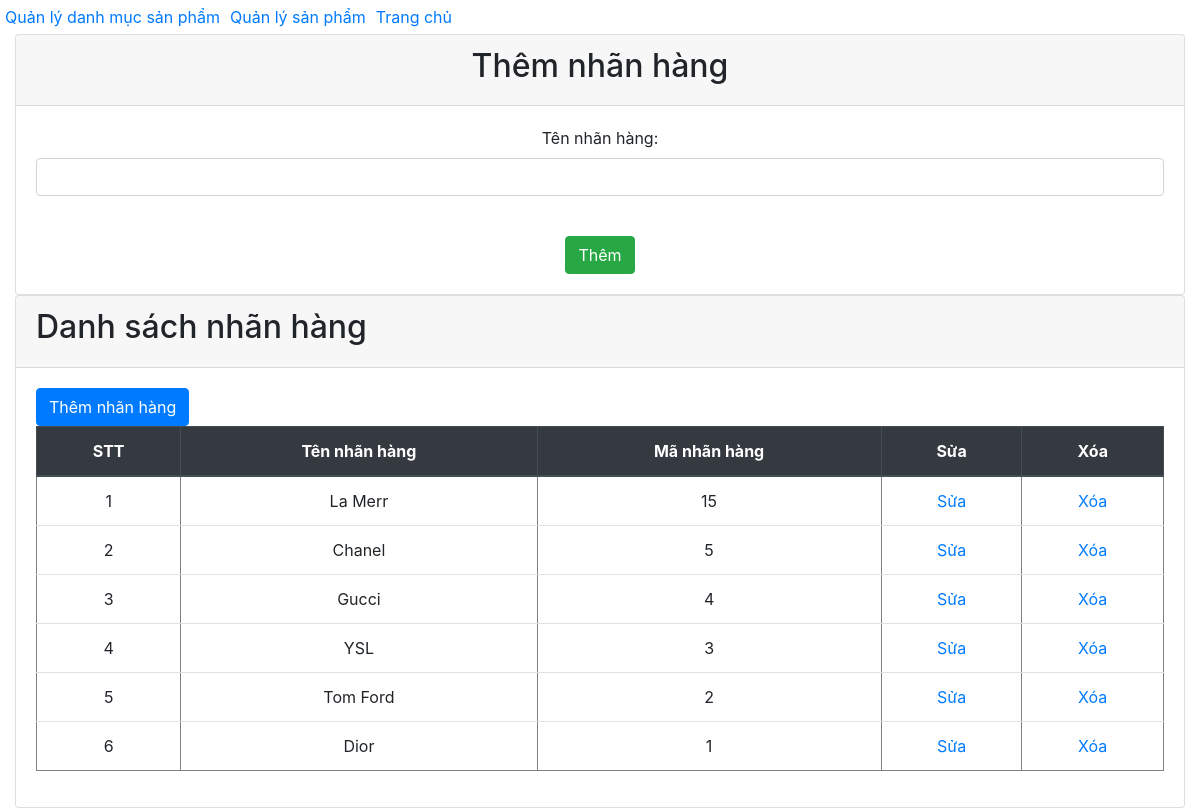
Page /admin/index.php?action=quanlydanhmucsanpham&query=them on the committed database.
### tables this page shows
CREATE TABLE IF NOT EXISTS `brands` (
`brand_id` int(5) NOT NULL,
  `brand_name` varchar(30) NOT NULL
);

### admin/modules/quanlydanhmucsp/lietke.php (the view, shortened to what this page needs)
<?php
	$sql_lietke_danhmucsp = "SELECT * FROM brands order by brand_id DESC";
	$query_lietke_danhmucsp = mysqli_query($mysqli,$sql_lietke_danhmucsp);
?>
<div class="container-fluid">
	<div class="card">
		<div class="card-header">
			<h2>Danh sách nhãn hàng</h2>
		</div>
		<div class="card-body">
			<a class="btn btn-primary" href="?action=quanlydanhmucsanpham&query=them">Thêm nhãn hàng</a>
			<table class="table" border="1px">
				<thead class="thead-dark">
					<tr class="text-center">
						<th>STT</th>
						<th>Tên nhãn hàng</th>
						<th>Mã nhãn hàng</th>
						<th>Sửa</th>
						<th>Xóa</th>
					</tr>
				</thead>
				<tbody>
					<?php
					$i=1;
						while($row = mysqli_fetch_array($query_lietke_danhmucsp)){
					?>	<tr class="text-center">
							<td><?php echo $i++ ?></td>
							<td><?php echo $row['brand_name'] ?></td>
							<td><?php echo $row['brand_id'] ?></td>
							<td>
								<a href="?action=quanlydanhmucsanpham&query=sua&iddm=<?php echo $row['brand_id'] ?>">Sửa</a>
							</td>
							<td>
								<a onclick="return Del('<?php echo $row['brand_name'] ?>')" href="modules/quanlydanhmucsp/xuly.php?iddm=<?php echo $row['brand_id'] ?>">Xóa</a>
							</td>
						</tr>
					<?php }?>
				</tbody>
			</table>
		</div>
	</div>
</div>

### rows in the picture
brands: brand_name "La Merr", brand_id "15"
brands: brand_name "Chanel", brand_id "5"
brands: brand_name "Gucci", brand_id "4"
brands: brand_name "YSL", brand_id "3"
brands: brand_name "Tom Ford", brand_id "2"
brands: brand_name "Dior", brand_id "1"
